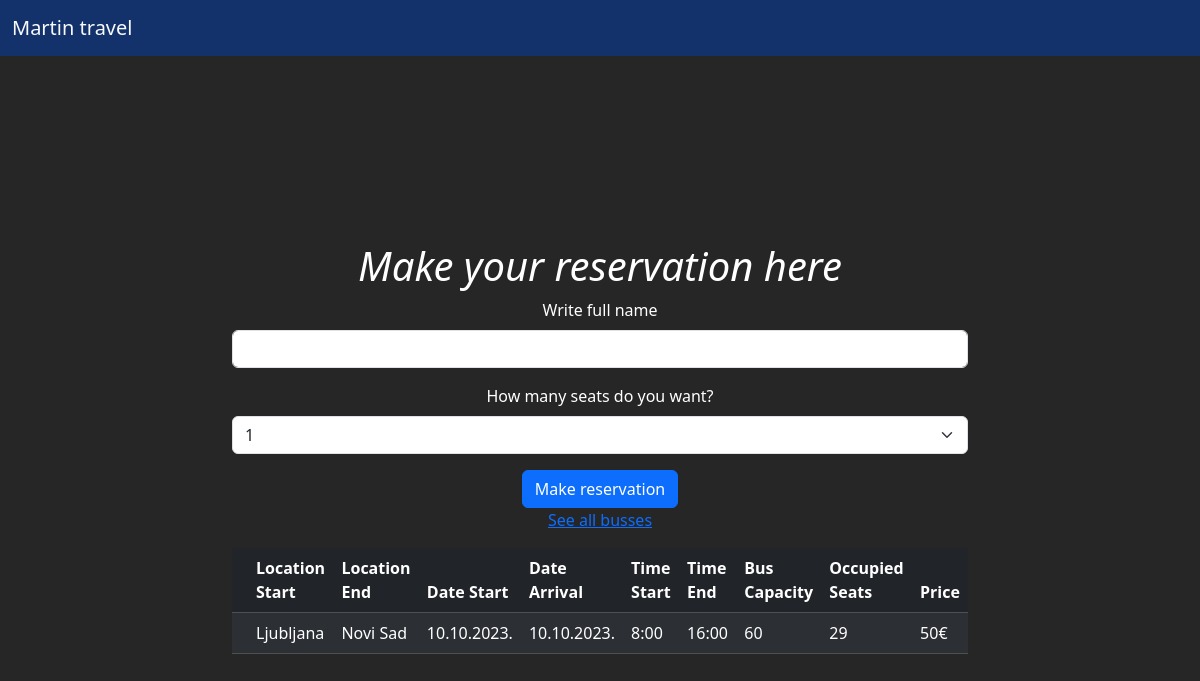
Page /reserve?id=2 on the committed database.
### main.py (models this page shows)
class Bus(db.Model):
    id = db.Column(db.Integer, primary_key=True, unique=True)
    location_start = db.Column(db.String, nullable=False)
    location_end = db.Column(db.String, nullable=False)
    date_start = db.Column(db.String, nullable=False)
    date_arival = db.Column(db.String, nullable=False)
    time_start = db.Column(db.String, nullable=False)
    time_end = db.Column(db.String, nullable=True)
    buss_capacity = db.Column(db.Integer, nullable=True)
    occupied_seats = db.Column(db.Integer, nullable=True)
    price = db.Column(db.Integer, nullable=False)

### main.py (the view, shortened to what this page needs)
@app.route("/reserve", methods=["GET", "POST"])
def reserve_seats():
    bus_id = request.args.get("id")
    form = ReserveForm()
    bus = db.get_or_404(Bus, bus_id)
    available_seats = bus.buss_capacity - bus.occupied_seats
    return render_template("reserve.html", form=form, bus=bus, available_seats=available_seats, occupied_seats = bus.occupied_seats)

### main.py
class ReserveForm(FlaskForm):
    full_name = StringField('Write full name', validators=[DataRequired()])
    number_of_seats = SelectField('How many seats do you want?', validators=[DataRequired()], choices=seats)
    submit = SubmitField('Make reservation', validators=[DataRequired()])

### templates/reserve.html (shortened to what this page needs)
{% extends 'base.html' %}
{% from 'bootstrap5/form.html' import render_form %}
{% block content %}
    <div class="container">
        <div class="row justify-content-center align-items-center vh-100">
            <div class="col-sm-12 col-md-8">
                <h1 class="text-center">Make your reservation here</h1>
                <table class="table table-dark table-striped table-hover">
                    <thead>
                        <tr>
                            <th></th>
                            <th>Location Start</th>
                            <th>Location End</th>
                            <th>Date Start</th>
                            <th>Date Arrival</th>
                            <th>Time Start</th>
                            <th>Time End</th>
                            <th>Bus Capacity</th>
                            <th>Occupied Seats</th>
                            <th>Price</th>
                        </tr>
                    </thead>
                    <tbody>
                            <tr>
                                <td><a href=""></td>
                                <td>{{ bus.location_start }}</td>
                                <td>{{ bus.location_end }}</td>
                                <td>{{ bus.date_start }}</td>
                                <td>{{ bus.date_arival }}</td>
                                <td>{{ bus.time_start }}</td>
                                <td>{{ bus.time_end }}</td>
                                <td>{{ bus.buss_capacity }}</td>
                                <td>{{ bus.occupied_seats }}</td>
                                <td>{{ bus.price }}€</td>
                              </tr>
                <div class="text-center">
                    {{ render_form(form) }}
                </div>
                <p class="space-above text-center"><a href="{{ url_for('home')}}">See all busses</a></p>
            </div>
        </div>
    </div>
{% endblock %}

### templates/base.html (shortened to what this page needs)
<!DOCTYPE html>
<html lang="en">
  <head>
    <link href="https://cdn.jsdelivr.net/npm/bootstrap@5.3.1/dist/css/bootstrap.min.css" rel="stylesheet">
    {% block styles %}
    {{ bootstrap.load_css() }}
    <link
      rel="stylesheet"
      href="{{ url_for('static', filename='css/styles.css') }}"
    />
    {% endblock %}
  </head>
  <body>
    <header class="navbar navbar-custom">
      <div class="container-fluid">
      <a class="navbar-brand text-light" href="/">
            Martin travel
      </a>
    </header>
    {% block content %}
    {% endblock %}
  </body>
</html>

### static/css/styles.css (style rules this page uses)
body { background-color: rgb(39, 38, 38); color: white; }
.navbar-custom { background-color: rgb(19, 50, 108) !important; }
h1 { text-align: center; color: white; font-style: italic; }

### rows in the picture
Bus: location_start "Ljubljana", location_end "Novi Sad", date_start "10.10.2023.", date_arival "10.10.2023.", time_start "8:00", time_end "16:00", buss_capacity "60", occupied_seats "29", price "50"
